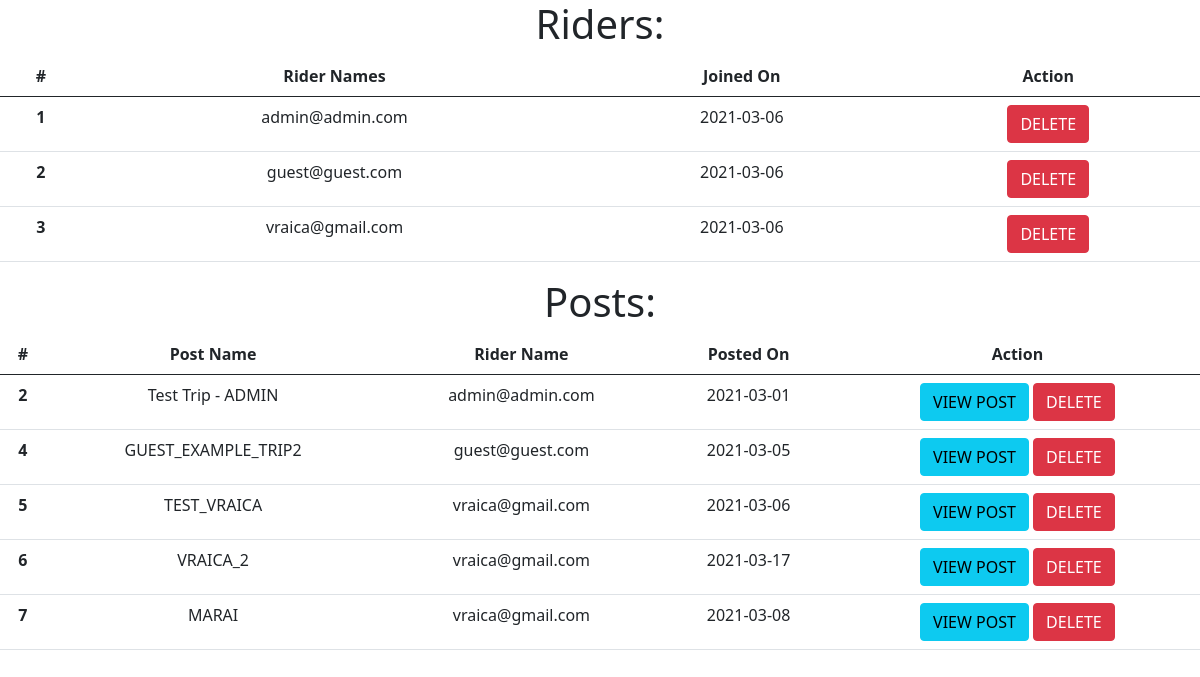
Page /ap (signed in) on the earlier database version.
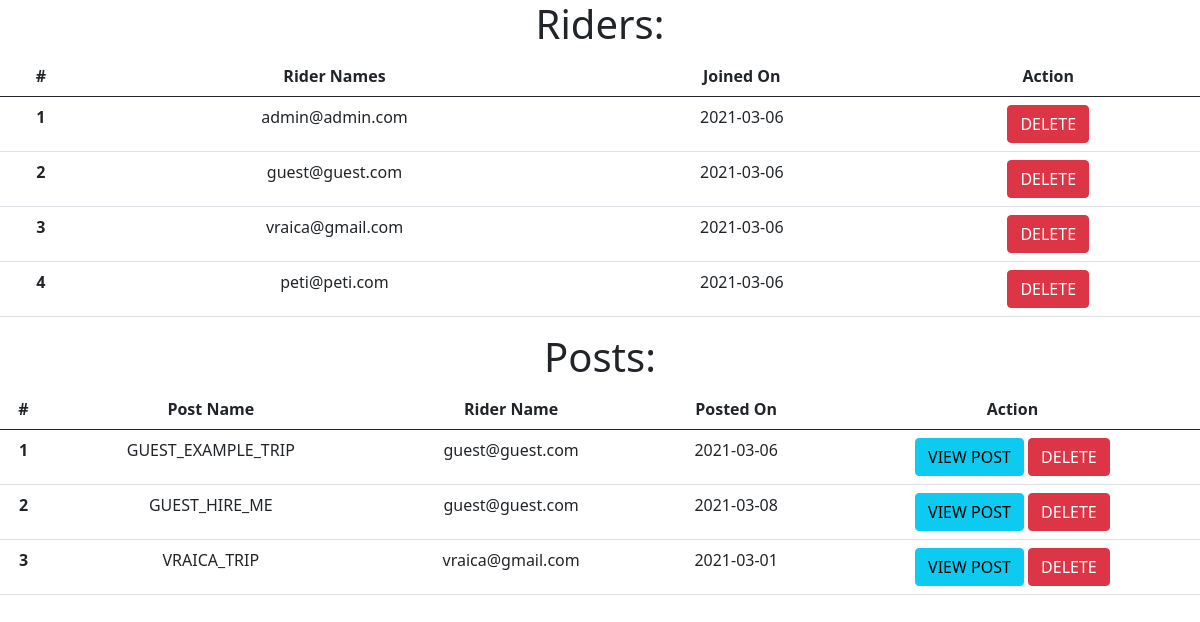
Same page on the later database version.
### application/models.py (models this page shows, shortened)
class Riders(db.Model, UserMixin):
    __tablename__ = 'Users_Tab'
    id = db.Column(db.Integer, primary_key=True)
    email = db.Column(db.String(100), unique=True)
    passw = db.Column(db.String(50))
    joined_on = db.Column(db.Date)

class TripRecords(db.Model):
    __tablename__ = 'TripRecords'
    id = db.Column(db.Integer, primary_key=True)
    trip_name = db.Column(db.String(100))
    trip_date = db.Column(db.Date)
    area_name = db.Column(db.String(50))
    km_travelled = db.Column(db.Integer)
    h_travelled = db.Column(db.Integer)
    km_initial = db.Column(db.Integer)
    km_final = db.Column(db.Integer)
    added_by = db.Column(db.String(100))

### application/routes.py (the view)
@app.route('/ap')
@login_required
def admin_pannel():
    if session['logged_user'] != app.config['ADMIN_USER']:
        return redirect(url_for('login_page'))
    else:
        all_users = Riders.query.all()
        all_posts = TripRecords.query.all()
        return render_template('admin_pannel.html', users=all_users, trip_posts=all_posts)

### application/routes.py (called while the page is built)
@loginMan.user_loader
def load_user(email):
    return Riders.query.filter_by(email=email).first()

### application/templates/admin_pannel.html
{%extends 'base.html'%}
{%block admin_pannel%}
<h1>Riders:</h1>
<table class="table">
    <thead>
    <tr>
        <th scope="col">#</th>
        <th scope="col">Rider Names</th>
        <th scope="col">Joined On</th>
        <th scope="col">Action</th>
    </tr>
    </thead>
    <tbody>
    {%for rider in users%}
    <tr>
        <th scope="row">{{rider.id}}</th>
        <td>{{rider.email}}</td>
        <td>{{rider.joined_on}}</td>
        <td>
            <a href="{{url_for('delete_user', rider_email=rider.email)}}" class="btn btn-danger">DELETE</a>
        </td>
    </tr>
    {%endfor%}
    </tbody>
</table>
<h1>Posts:</h1>
<table class="table">
    <thead>
    <tr>
        <th scope="col">#</th>
        <th scope="col">Post Name</th>
        <th scope="col">Rider Name</th>
        <th scope="col">Posted On</th>
        <th scope="col">Action</th>
    </tr>
    </thead>
    <tbody>
    {%for trip in trip_posts%}
    <tr>
        <th scope="row">{{trip.id}}</th>
        <td>{{trip.trip_name}}</td>
        <td>{{trip.added_by}}</td>
        <td>{{trip.trip_date}}</td>
        <td>
            <a href="{{url_for('detailed_trip', trip_name=trip.trip_name)}}" class="btn btn-info">VIEW POST</a>
            <a href="{{url_for('delete_trip', rider_email = trip.added_by, trip_name=trip.trip_name)}}"
               class="btn btn-danger">DELETE</a>
        </td>
    </tr>
    {%endfor%}
    </tbody>
</table>
{%endblock%}

Differences in the rows shown:
removed TripRecords: id "4", trip_name "GUEST_EXAMPLE_TRIP2", added_by "guest@guest.com", trip_date "2021-03-05"
removed TripRecords: id "5", trip_name "TEST_VRAICA", added_by "vraica@gmail.com", trip_date "2021-03-06"
removed TripRecords: id "6", trip_name "VRAICA_2", added_by "vraica@gmail.com", trip_date "2021-03-17"
removed TripRecords: id "7", trip_name "MARAI", added_by "vraica@gmail.com", trip_date "2021-03-08"
added Riders: id "4", email "peti@peti.com", joined_on "2021-03-06"
added TripRecords: id "1", trip_name "GUEST_EXAMPLE_TRIP", added_by "guest@guest.com", trip_date "2021-03-06"
changed TripRecords id 2: trip_name "Test Trip - ADMIN" → "GUEST_HIRE_ME"; added_by "admin@admin.com" → "guest@guest.com"; trip_date "2021-03-01" → "2021-03-08"
added TripRecords: id "3", trip_name "VRAICA_TRIP", added_by "vraica@gmail.com", trip_date "2021-03-01"
